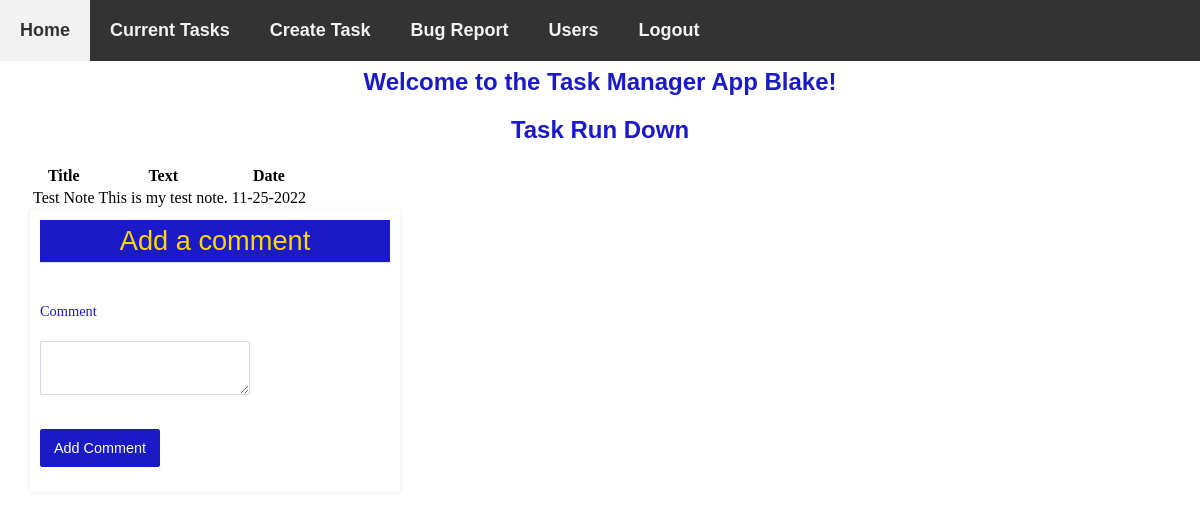
Screenshot of /notes/1 (signed in) with the database file from the repository.
### models.py (models this page shows, shortened)
class Note(db.Model):
    id = db.Column("id", db.Integer, primary_key=True)
    title = db.Column("title", db.String(200))
    text = db.Column("text", db.String(100))
    date = db.Column("date", db.String(50))
    user_id = db.Column(db.Integer, db.ForeignKey("user.id"), nullable = False)
    comments = db.relationship("Comment", backref="note", cascade = "all, delete-orphan", lazy=True)

### flask06.py (the view)
@app.route('/notes/<note_id>')
def get_note(note_id):
    if session.get('user'):
        my_note = db.session.query(Note).filter_by(id=note_id, user_id=session['user_id']).one()
        form = CommentForm()
        return render_template('note.html', note=my_note, user=session['user'], form=form)
    else:
        return redirect(url_for('login'))

### forms.py
class CommentForm(FlaskForm):
    class Meta:
        csrf = False
    comment = TextAreaField('Comment', validators=[Length(min=1)])
    submit = SubmitField('Add Comment')

### templates/note.html (shortened to what this page needs)
<!DOCTYPE html>
<html lang="en">
  <head>
    <link
      rel="stylesheet"
      href="{{ url_for('static', filename='main.css') }}"
    />
  </head>
  <body>
    <header id="navbar">
      <nav>
        <a href="{{ url_for('index')}}"> Home</a>
        <a href="{{ url_for('get_notes') }}">Current Tasks</a>
        <a href="{{ url_for('new_note') }}">Create Task</a>
        <a href="{{ url_for('form') }}">Bug Report</a>
        <a href="{{ url_for('get_users') }}">Users</a>
        <a href="{{ url_for('logout') }}">Logout</a>
    </nav>
  </header>
    <section id="content">
      <br>
      <h1>Welcome to the Task Manager App {{user}}!</h1>
        <h1>Task Run Down</h1>
        <table>
          <tr>
            <th>Title</th>
            <th>Text</th>
            <th>Date</th>
          </tr>
          <tr>
            <td>{{ note.title }}</td>
            <td>{{ note.text }}</td>
            <td>{{ note.date }}</td>
          </tr>
        </table>
        <form action="{{ url_for('new_comment', note_id=note.id) }}" method="post">
          <div class="formwrapper">
            <h2 class="title">Add a comment</h2>
            <div class="form-field">
              {{ form.comment.label }} <br />
              {{ form.comment }}
            </div>
            {{ form.submit }}
          </div>
        </form>
    </section>
  </body>
</html>

### static/main.css (style rules this page uses)
body { margin: 0; }
body section { padding: 30px 30px 30px 30px; }
h1 { color: rgb(26, 26, 199); font-family: 'Trebuchet MS', 'Lucida Sans Unicode', 'Lucida Grande', 'Lucida Sans', Arial, sans-serif; text-align: center; }
h2 { color: gold; background: rgb(26, 26, 199); font-family: 'Trebuchet MS', 'Lucida Sans Unicode', 'Lucida Grande', 'Lucida Sans', Arial, sans-serif; text-align: center; }
form { background: white; width: 100%; }
.form-field { position: relative; }
.title { font-size: 1.7rem; font-weight: 300; border-bottom: 1px solid #dbe3ec; padding: 5px; margin: 0 0 40px 0; }
.formwrapper { position: relative; background: white; width: 350px; box-shadow: 0 0 5px rgba(65, 67, 144, 0.1); padding: 10px; }
label { font-size: .9em; color: rgb(26, 26, 199); margin-bottom: 3px; display: block; font-weight: 300; }
input, textarea { padding: 10px 13px; margin-bottom: 15px; border-radius: 2px; border: 1px solid #d4d9e3; font-weight: 200; color: #4d5060; font-family: 'Poppins', sans-serif; font-size: .9em; }
input[type="submit"] { background: rgb(26, 26, 199); border: 0; color: white; border-radius: 2px; margin-top: 15px; font-weight: 400; border: 1px solid rgb(26, 26, 199); transition: all .3s ease-out; }
#navbar { overflow: hidden; background-color: #333; margin: 0; position: fixed; top: 0; width: 100%; }
#navbar a { float: left; display: block; color: #f2f2f2; padding: 20px; text-decoration: none; }
header { font-family: 'Trebuchet MS', 'Lucida Sans Unicode', 'Lucida Grande', 'Lucida Sans', Arial, sans-serif; font-size: large; font-weight: bold; text-align: center; }

### rows the page displays
Note: title "Test Note", text "This is my test note.", date "11-25-2022"

### other values shown
{{ user }} "Blake"
